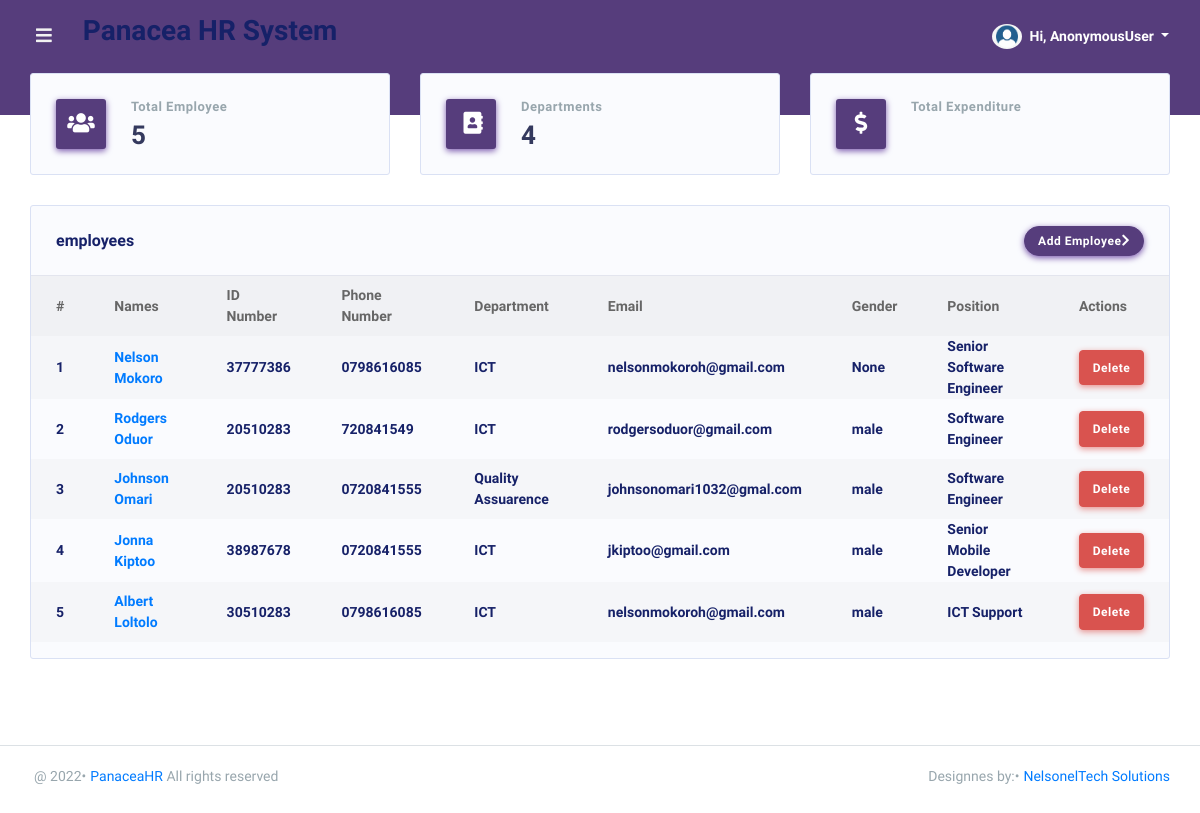
/dashboard/, run on the app's committed database.
### PanaceaApp/models.py (models this page shows, shortened)
class Employee(models.Model):
    GENDER = (('male', 'MALE'), ('female', 'FEMALE'), ('other', 'OTHER'))
    fullname = models.CharField(max_length=255, blank=True, null=True)
    dateofbirth = models.DateField(blank=True, null=True)
    gender = models.CharField(choices=GENDER, max_length=10, blank=True, null=True)
    department = models.ForeignKey(Department, on_delete=models.SET_NULL, null=True)
    position = models.CharField(max_length=50, blank=True, null=True)
    email = models.EmailField(blank=True, null=True)
    idnumber = models.CharField(max_length=20, blank=True, null=True)
    telephone = models.CharField(max_length=20, blank=True, null=True)
    idphoto = models.ImageField(upload_to='static/media', blank=True, null=True)
    nssfphoto = models.ImageField(upload_to='static/media', blank=True, null=True)
    nhifphoto = models.ImageField(upload_to='static/media', blank=True, null=True)
    updated = models.DateTimeField(auto_now=True, null=True)
    created = models.DateTimeField(auto_now_add=True, null=True)
    class Meta:
        ordering = ['-updated', '-created']

class Department(models.Model):
    name = models.CharField(max_length=70, null=False, blank=False)
    history = models.TextField(max_length=1000, null=True, blank=True, default='No History')

### PanaceaApp/views.py (the view)
# urls.py: path('', views.home, name='home'),
def home(request):
    employees = Employee.objects.all()
    departments = Department.objects.all()
    salarys = Sallary.objects.all()
    context = {'employees': employees, 'departments': departments, 'salarys': salarys}
    return render(request, 'PanaceaApp/home.html', context)

### PanaceaApp/templates/PanaceaApp/home.html (shortened to what this page needs)
{% extends 'main.html' %}
{% block content %}
{% load static %}
<div class="main-content">
    <section class="section">
        <div class="row">
            <div class="col-lg-4 col-md-4 col-sm-12">
                <div class="card card-statistic-2">
                    <div class="card-icon shadow-primary bg-primary">
                        <i class="fas fa-users"></i>
                    </div>
                    <div class="card-wrap">
                        <div class="card-header">
                            <h4>Total Employee</h4>
                        </div>
                        <div class="card-body">
                            {{employees.count}}
                        </div>
                    </div>
                </div>
            </div>
            <div class="col-lg-4 col-md-4 col-sm-12">
                <a href="{% url 'department' %}">
                    <div class="card card-statistic-2">
                        <div class="card-icon shadow-primary bg-primary">
                            <i class="fas fa-address-book"></i>
                        </div>
                        <div class="card-wrap">
                            <div class="card-header">
                                <h4>Departments</h4>
                            </div>
                            <div class="card-body">
                                {{departments.count}}
                            </div>
                        </div>
                    </div>
                </a>
            </div>
            <div class="col-lg-4 col-md-4 col-sm-12">
                <div class="card card-statistic-2">
                    <div class="card-icon shadow-primary bg-primary">
                        <i class="fas fa-dollar-sign"></i>
                    </div>
                    <div class="card-wrap">
                        <div class="card-header">
                            <h4>Total Expenditure</h4>
                        </div>
                    </div>
                </div>
            </div>
        </div>
        <div class="row row-deck">
            <div class="col-12">
                <div class="card">
                    <div class="card-header">
                        <h4>employees</h4>
                        <div class="card-header-action">
                            <a href="{% url 'addEmployee' %}" class="btn btn-primary">Add Employee<i
                                    class="fas fa-chevron-right"></i></a>
                        </div>
                    </div>
                    <div class="card-body p-0">
                        <div class="table-responsive table-invoice">
                            <table class="table table-striped" id="table-1">
                                <thead>
                                    <tr>
                                        <th>#</th>
                                        <th>Names</th>
                                        <th>ID Number</th>
                                        <th>Phone Number</th>
                                        <th>Department</th>
                                        <th>Email</th>
                                        <th>Gender</th>
                                        <th>Position</th>
                                        <th>Actions</th>
                                    </tr>
                                </thead>
                                <tbody>
                                    {% for employee in employees %}
                                    <tr>
                                        <td class="font-weight-600">{{forloop.counter}}</td>
                                        <td class="font-weight-600"><a class="font-weight-600"
                                                href="{% url 'employeeDetail' employee.id %}">{{employee.fullname}}</a>
                                        </td>
                                        <td class="font-weight-600">{{employee.idnumber}}</td>
                                        <td class="font-weight-600">{{employee.telephone}}</td>
                                        <td class="font-weight-600">{{employee.department.name}}</td>
                                        <td class="font-weight-600">{{employee.email}}</td>
                                        <td class="font-weight-600">{{employee.gender}}</td>
                                        <td class="font-weight-600">{{employee.position}}</td>
                                        <td>
                                            <a href="{% url 'deleteEmployee' employee.id %}" class="btn btn-danger" type="button">Delete</a>
                                        </td>
                                    </tr>
                                    {% endfor %}
                                </tbody>
                            </table>
                        </div>
                    </div>
                </div>
            </div>
        </div>
    </section>
</div>
{% endblock %}

### data on the page
Employee: fullname "Nelson Mokoro", idnumber "37777386", telephone "0798616085", department.name "ICT", email "nelsonmokoroh@gmail.com", gender "None", position "Senior Software Engineer"
Employee: fullname "Rodgers Oduor", idnumber "20510283", telephone "720841549", department.name "ICT", email "rodgersoduor@gmail.com", gender "male", position "Software Engineer"
Employee: fullname "Johnson Omari", idnumber "20510283", telephone "0720841555", department.name "Quality Assuarence", email "johnsonomari1032@gmal.com", gender "male", position "Software Engineer"
Employee: fullname "Jonna Kiptoo", idnumber "38987678", telephone "0720841555", department.name "ICT", email "jkiptoo@gmail.com", gender "male", position "Senior Mobile Developer"
Employee: fullname "Albert Loltolo", idnumber "30510283", telephone "0798616085", department.name "ICT", email "nelsonmokoroh@gmail.com", gender "male", position "ICT Support"

### other printed values
{{ user }} "AnonymousUser"
{{ employees.count }} "5"
{{ departments.count }} "4"
